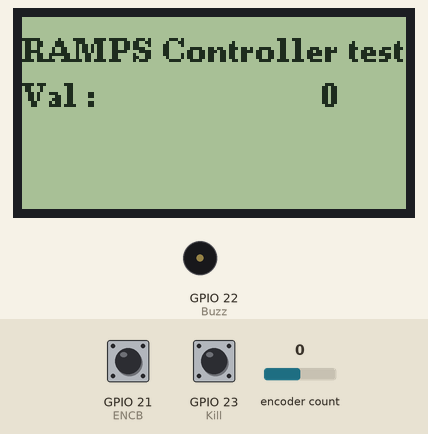
Simulated run of this sketch. Board: ESP32. Parts: 128×64 one-colour display, buzzer (waves = sounding, pin HIGH). Inputs (shaded band) come from the test bench; at power-on: GPIO 21 (ENCB) HIGH, encoder count 0, GPIO 23 (Kill) HIGH. What the sketch prints to the serial monitor is not drawn.

Above: at 1.2 s.
1.3 s: GPIO 21 (ENCB) pulled LOW for 1 s
At 1.51 s:
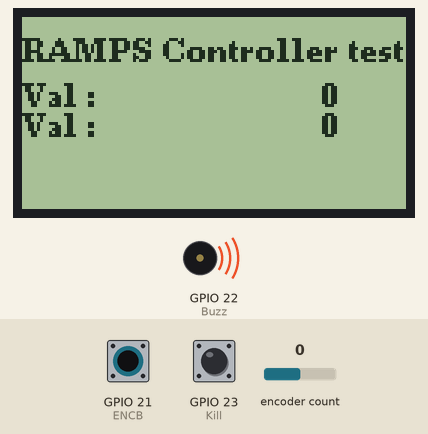
3.8 s: encoder count set to 1
At 4.5 s:
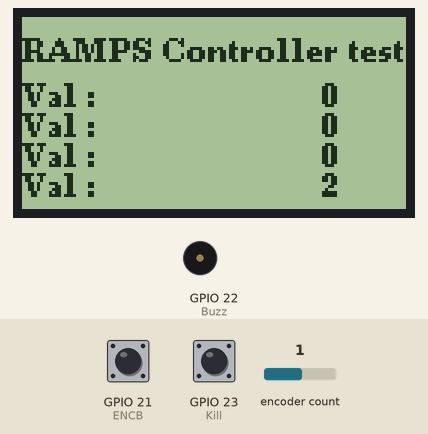
5.3 s: GPIO 23 (Kill) pulled LOW for 0.15 s
At 6.7 s:
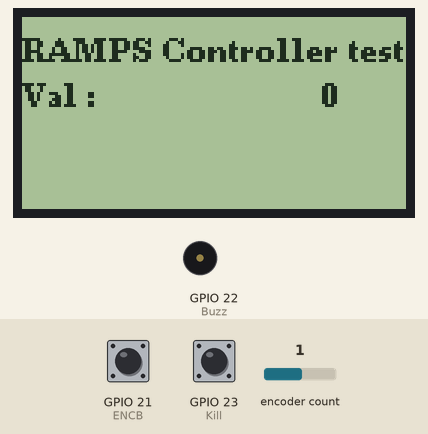
7.0 s: encoder count set to 0
At 8.2 s:
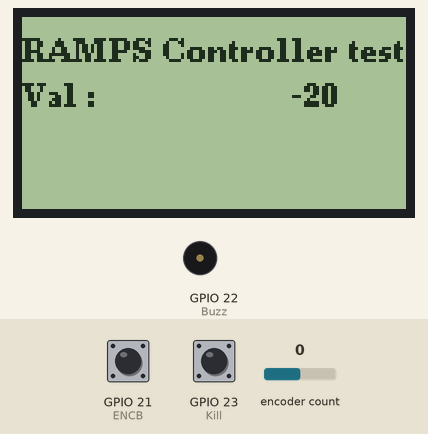
8.5 s: GPIO 21 (ENCB) pulled LOW for 0.15 s
At 9.2 s:
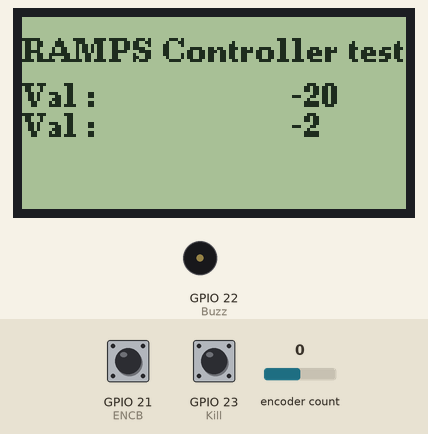
10.1 s: encoder count set to -1
At 10.9 s:
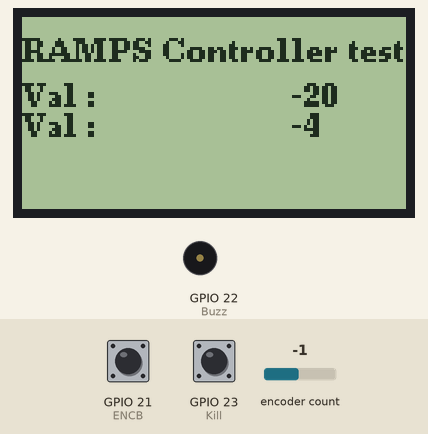
Timing chart, 0 to 12.6 s (numbered marks = the images above; inputs shaded):
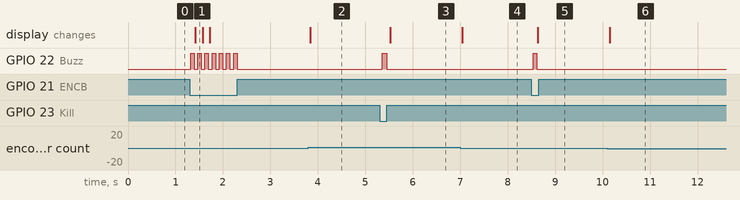

Measured:
- after the input at 1.3 s, GPIO 22 (Buzz): alternates HIGH for 0.08 s and LOW for 0.08 s, 14 changes in all, then stays LOW, starting at once; the display: changes after 0.12 s (image 1)
- after the input at 3.8 s, the display: changes at once (image 2)
- after the input at 5.3 s, GPIO 22 (Buzz): LOW → HIGH after 0.05 s, → LOW 0.10 s later; the display: changes after 0.23 s (image 3)
- after the input at 7.0 s, the display: changes after 0.05 s (image 4)
- after the input at 8.5 s, GPIO 22 (Buzz): LOW → HIGH at once, → LOW 0.08 s later; the display: changes after 0.14 s (image 5)
- after the input at 10.1 s, the display: changes after 0.05 s (image 6)

The sketch:

RAMPS_ESP32_test.ino
```cpp
// Kabani Tech #makerspace
// www.kabanitech.com
#include <Arduino.h>
#include <U8g2lib.h>
#include <ESP32Encoder.h>

//U8G2_ST7920_128X64_F_SW_SPI u8g2(U8G2_R0, EN , R/W, DS/RS, [RST]); //function will work without RST value initialisation; RST Default value is U8X8_PIN_NONE;
U8G2_ST7920_128X64_F_SW_SPI u8g2(U8G2_R0,  27,  13, 14);

ESP32Encoder encoder;
#define ENCB 21
#define Buzz 22
#define Kill 23

int steps = 0;
int PresState, PrevState;
unsigned long lastBtnPress = 0;
int BtnState, line = 30;

void displayOnLCD(int posY, int RposX, int value);
void setup() {
  Serial.begin(112500);
  u8g2.begin();
  encoder.attachHalfQuad(19, 18);
  encoder.setCount(0);
  pinMode (ENCB, INPUT_PULLUP);
  pinMode (Kill, INPUT_PULLUP);
  pinMode (Buzz, OUTPUT);
  lastBtnPress = millis();
  PrevState = encoder.getCount();
}
void loop() {
  u8g2.setFont(u8g2_font_ncenB08_tr);
  u8g2.drawStr(0, 15, "RAMPS Controller test");
  PresState = encoder.getCount();
  Serial.println(PresState);
  if (digitalRead(ENCB) == LOW) {
    if (millis() - lastBtnPress > 50) {
      digitalWrite (Buzz, HIGH);
      delay(75);
      digitalWrite (Buzz, LOW);
      displayOnLCD(100, 10, PresState);
    }
    lastBtnPress = millis();
  }
  else displayOnLCD(100, 0, PresState);
  u8g2.sendBuffer();
  if (digitalRead(Kill) == LOW) {
    if (millis() - lastBtnPress > 50) {
      digitalWrite (Buzz, HIGH);
      delay(100);
      digitalWrite (Buzz, LOW);
      encoder.setCount(0);
      line = 30;
      u8g2.clearBuffer();
    }
    lastBtnPress = millis();
  }
  delay(50);
}

void displayOnLCD(int posY, int RposX, int value) {
  if (value<0) posY -=10;
  u8g2_uint_t y = posY;
  u8g2_uint_t x = line + RposX;
  if(x>64) x=30;
  u8g2.drawStr(0, x , "Val : ");
  u8g2.setCursor(y, x);
  u8g2.print(value);
  line = x;
}
```
